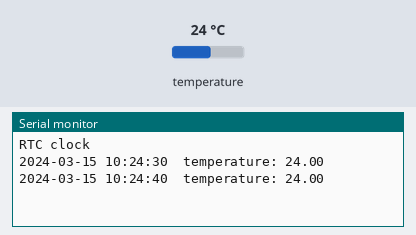
The sketch below on a simulated Arduino Uno, built with avr-gcc and run on an emulated ATmega328P. On the bench: the last lines printed to the serial monitor. Inputs (shaded band) come from the test bench; at power-on: temperature 24 °C. The local clock reads 2024-03-15 10:24:30 at power-on unless the sketch sets it.

Above: at 10.8 s.
10.9 s: temperature set to 12 °C
At 20.4 s:
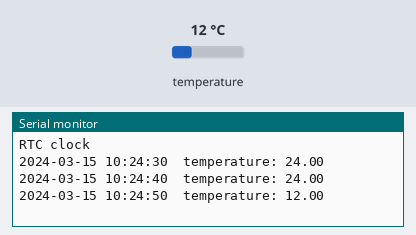
20.9 s: temperature set to 19 °C
At 31.1 s:
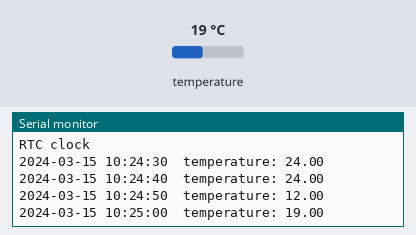
Timing chart, 0 to 32.6 s (numbered marks = the images above; inputs shaded):
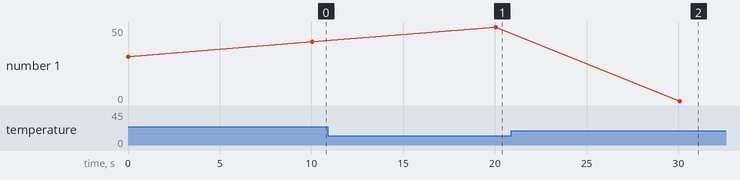

The sketch:

DS3231_get.ino
```cpp
#include <Wire.h>
#include <DS3231.h>

DS3231 rtc;

bool century = false;
bool h12Flag;
bool pmFlag;

String datetime;

void setup() {
  Wire.begin();
  Serial.begin(115200);
  Serial.println("\nRTC clock");
}

void loop() {
  update_datetime();
  Serial.print(datetime);
  Serial.print("  temperature: ");
  Serial.println(rtc.getTemperature());
  delay(10000);
}

void update_datetime() {
  datetime = "20";
  datetime += rtc.getYear();
  datetime += "-";
  if(rtc.getMonth(century) < 10) datetime += "0";
  datetime += rtc.getMonth(century);
  datetime += "-";
  if(rtc.getDate() < 10) datetime += "0";
  datetime += rtc.getDate();
  datetime += " ";
  if(rtc.getHour(h12Flag, pmFlag) < 10) datetime += "0";
  datetime += rtc.getHour(h12Flag, pmFlag); //24-hr
  datetime += ":";
  if(rtc.getMinute() < 10) datetime += "0";
  datetime += rtc.getMinute();
  datetime += ":";
  if(rtc.getSecond() < 10) datetime += "0";
  datetime += rtc.getSecond();
}
```

Measured:
- after the input at 10.9 s, the serial monitor: prints a new line after 9.2 s (image 1)
- after the input at 20.9 s, the serial monitor: prints a new line after 9.2 s (image 2)
